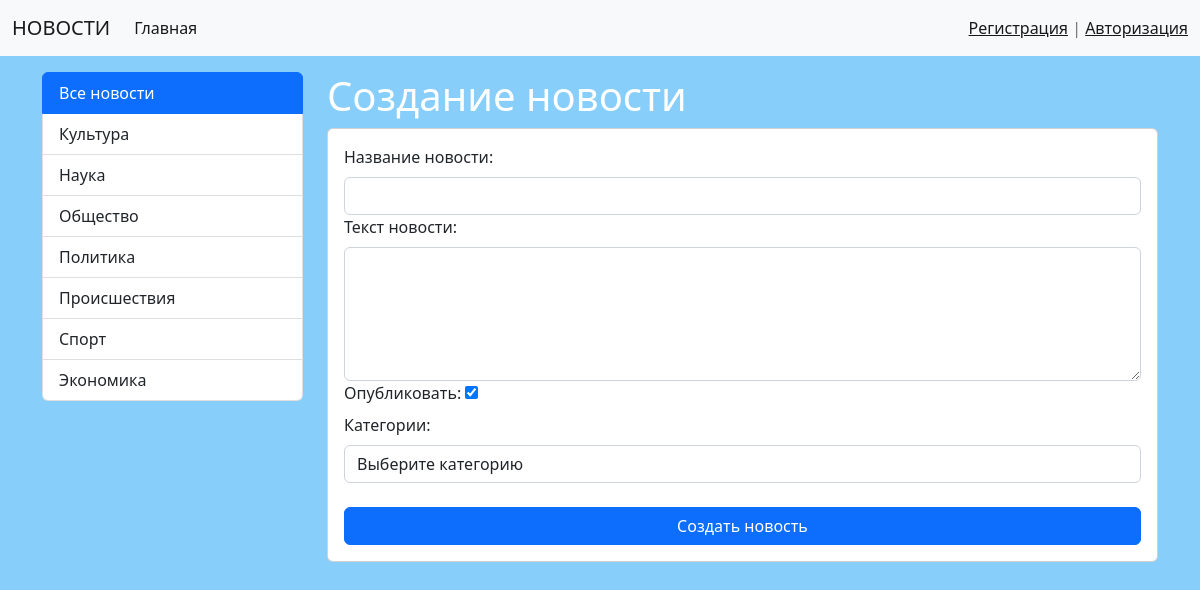
/news/news/add_new/, run on the app's committed database.
### news/models.py (models this page shows)
class Category(models.Model):
    title = models.CharField(max_length=50, db_index=True, verbose_name='Категория')
    def get_absolute_url(self):
        return reverse('category', kwargs={"category_id": self.pk})
    def __str__(self):
        return self.title
    class Meta:
        verbose_name = 'Категория'
        verbose_name_plural = 'Категории'
        ordering = ['title']

### news/views.py (the view)
# urls.py: path('news/add_new/', views.add_news, name='add_news'),
def add_news(request):
    if request.method == 'POST':
        form = NewsForm(request.POST)
        if form.is_valid():
            news = News.objects.create(**form.cleaned_data)
            return redirect(news)
    else:
        form = NewsForm()
    return render(request, 'news/add_news.html', {'form': form})

### news/forms.py
class NewsForm(forms.Form):
    title = forms.CharField(max_length=100, label='Заголовок новости:',
                            widget=forms.TextInput(attrs={"class": "form-control"}))
    content = forms.CharField(required=False, label='Текст новости:',
                              widget=forms.Textarea(attrs={"class": "form-control",
                                                           "rows": 5}))
    is_published = forms.BooleanField(initial=True, label='Опубликовать:')
    category = forms.ModelChoiceField(queryset=Category.objects.all(), label='Категория:',
                                      empty_label='Выберите категорию',
                                      widget=forms.Select(attrs={"class": "form-control"}))

### news/templatetags/news_tags.py (called while the page is built)
@register.simple_tag()
def get_categories():
    return Category.objects.all()

### news/templates/news/add_news.html (shortened to what this page needs)
{% extends 'base.html'%}
{% block sitebar %}
{% include 'include/_sitebar.html' %}
{% endblock %}
{% block content %}
<h1 xmlns="http://www.w3.org/1999/html">Создание новости</h1>
<div class="card mb-3">
    <div class="card-body">
        <form action="{% url 'add_news' %}" method="post">
            <div class="form-group">
                <label for="{{ form.title.id_for_label }}" class="form-label">Название новости: </label>
                {{ form.title }}
            </div>
            <div class="form-group">
                <label for="{{ form.content.id_for_label }}" class="form-label">Текст новости: </label>
                {{ form.content }}
            </div>
            <div class="form-group">
                <label for="{{ form.is_published.id_for_label }}" class="form-label">Опубликовать: </label>
                {{ form.is_published }}
            </div>
            <div class="form-group">
                <label for="{{ form.category.id_for_label }}" class="form-label">Категории: </label>
                {{ form.category }}
            </div>
            <div class="d-grid gap-2">
                <button type="submit" class="btn btn-primary btn-block"> Создать новость</button>
            </div>
        </form>
    </div>
</div>
{% endblock %}

### templates/include/_sitebar.html
{% load news_tags %}
<div class="list-group">
    {% get_categories as categories %}
    <a href="{% url 'all_news' %}" class="list-group-item list-group-item-action active" aria-current="true">Все
        новости</a>
    {% for item in categories %}
    <a href="{{ item.get_absolute_url }}" class="list-group-item list-group-item-action">{{ item.title }}</a>
    {% endfor %}
</div>

### my_news_site/static/css/style.css (style rules this page uses)
body { background-image: url(https://kartinkin.net/uploads/posts/2021-04/1617583242_27-p-fon-dlya-novostei-27.png); background-attachment: fixed; background-color: #87CEFA; }
h1 { color: #FFFFFF; }

### data on the page
Category: title "Культура"
Category: title "Наука"
Category: title "Общество"
Category: title "Политика"
Category: title "Происшествия"
Category: title "Спорт"
Category: title "Экономика"
